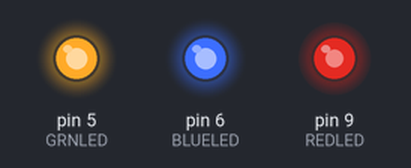
The sketch below on a simulated Arduino Uno, built with avr-gcc and run on an emulated ATmega328P. On the bench: output pins drawn as LEDs (lit = HIGH).

Above: at 0.05 s.
At 1.5 s:
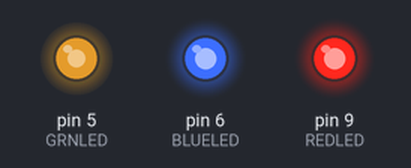
At 3.0 s:
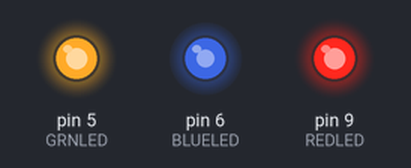
At 3.75 s:
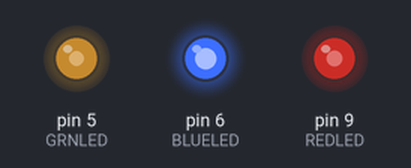
At 4.5 s:
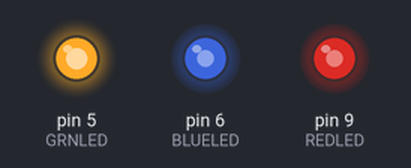
At 6.0 s:
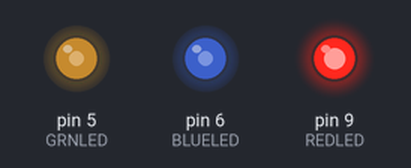
Timing chart, 0 to 7.8 s (numbered marks = the images above):
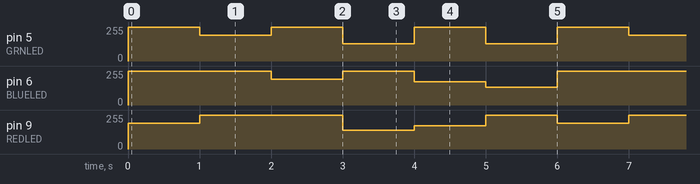

The sketch:

Blink.ino
```cpp
// Blink.ino
/* Basic test of the RGB LED on Tidepool_heater_RevA/B/C
 *  hardware. Uses a common anode led APFA3010SEEZGKQBKC
 *  from Kingbright.
 *
 *
 */

int REDLED = 9; // PB1
int GRNLED = 5; // PD5
int BLUELED = 6; // PD6

#define COMMON_ANODE

void setup() {
  pinMode(REDLED, OUTPUT);
  pinMode(GRNLED, OUTPUT);
  pinMode(BLUELED, OUTPUT);
}

void loop() {
  setColor(61, 0, 0);  // red
  delay(1000);
  setColor(0, 61, 0);  // green
  delay(1000);
  setColor(0, 0, 61);  // blue
  delay(1000);
  setColor(115, 127, 0);  // yellow
  delay(1000);
  setColor(80, 0, 80);  // purple
  delay(1000);
  setColor(0, 127, 120);  // aqua
  delay(1000);
}

void setColor(int red, int green, int blue)
{
  #ifdef COMMON_ANODE
    red = 255 - red;
    green = 255 - green;
    blue = 255 - blue;
  #endif
  analogWrite(REDLED, red);
  analogWrite(GRNLED, green);
  analogWrite(BLUELED, blue);
}
```

Measured:
- by itself, pin 5 (GRNLED): repeats every 6.0 s: 194/255 1.0 s, 2 × (255/255 1.0 s, 128/255 1.0 s), 255/255 1.0 s
- by itself, pin 6 (BLUELED): repeats every 6.0 s: 194/255 1.0 s, 255/255 1.0 s, 175/255 1.0 s, 135/255 1.0 s, 255/255 2.0 s
- by itself, pin 9 (REDLED): repeats every 6.0 s: 255/255 2.0 s, 140/255 1.0 s, 175/255 1.0 s, 255/255 1.0 s, 194/255 1.0 s
